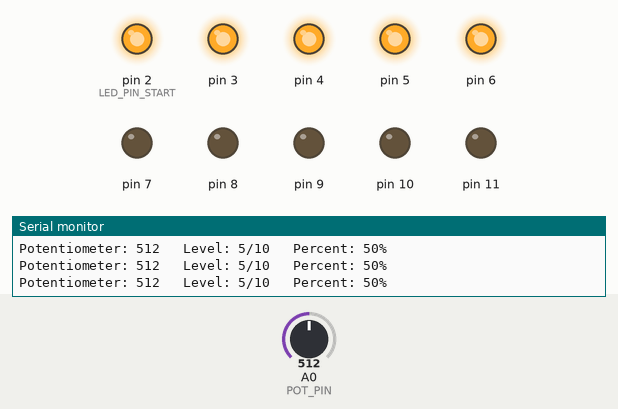
The sketch below on a simulated Arduino Uno, built with avr-gcc and run on an emulated ATmega328P. Shown: output pins drawn as LEDs (lit = HIGH), the last lines printed to the serial monitor. Inputs (shaded band) come from the test bench; at power-on: A0 (POT_PIN) = 512.

Above: at 1.2 s.
1.3 s: A0 (POT_PIN) set to 602
2.8 s: A0 (POT_PIN) set to 622
At 3.2 s:
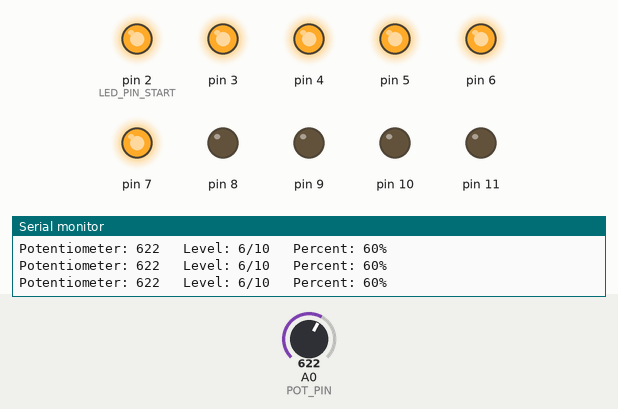
4.3 s: A0 (POT_PIN) set to 511
At 4.8 s:
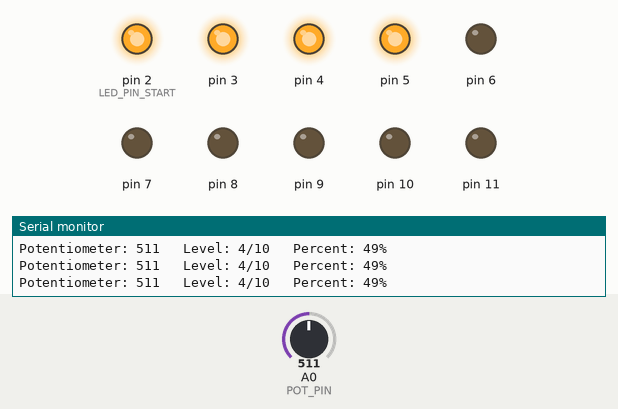
5.8 s: A0 (POT_PIN) set to 524
At 6.5 s:
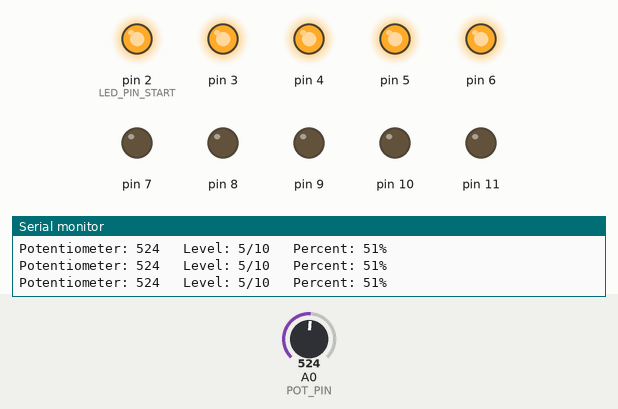
8.8 s: A0 (POT_PIN) set to 1011
At 9.9 s:
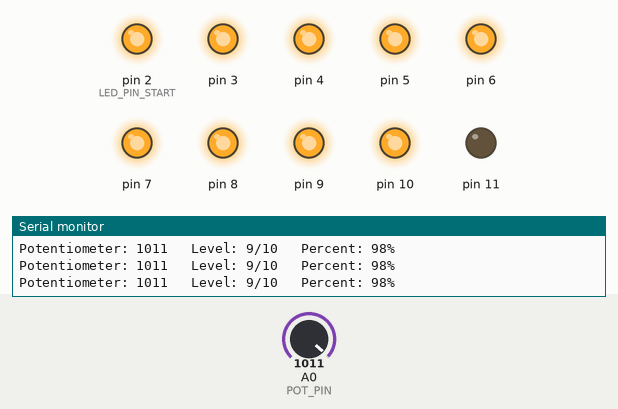
10.3 s: A0 (POT_PIN) set to 1023
At 11.6 s:
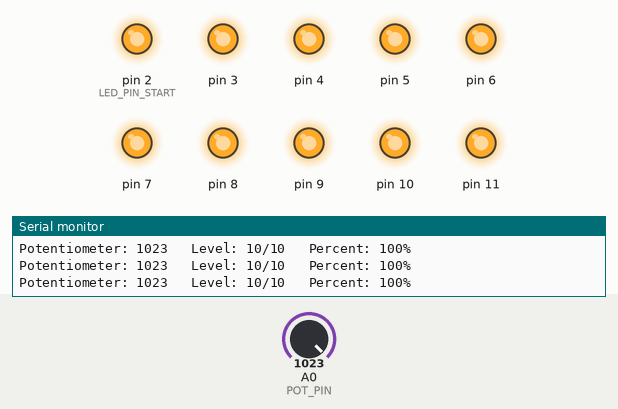
Timing chart, 0 to 12.8 s (numbered marks = the images above; inputs shaded):
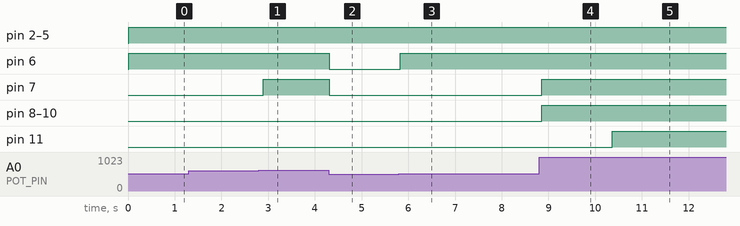

The sketch:

LED-Bar-Graph.ino
```cpp
// 014 - LED Bar Graph
// Board: Arduino Uno
// Wiring:
//   Potentiometer: one outer pin -> 5V, other outer pin -> GND, wiper (middle) -> A0
//   10 LEDs on pins 2-11, each through a 220 ohm resistor to GND
// Turn the potentiometer knob and the bar of LEDs grows and shrinks like a
// level meter while the Serial Monitor shows the value as a percentage.

const int POT_PIN = A0;          // Potentiometer wiper is on analog pin A0
const int LED_PIN_START = 2;     // First LED of the bar
const int LED_COUNT = 10;        // LEDs on pins 2,3,4,5,6,7,8,9,10,11
const unsigned long SAMPLE_MS = 100;  // Pause between readings (keeps output readable)

void setup() {
  // Configure every LED pin as an output using a loop and the base pin number
  for (int i = 0; i < LED_COUNT; i++) {
    pinMode(LED_PIN_START + i, OUTPUT);
    digitalWrite(LED_PIN_START + i, LOW);
  }

  Serial.begin(9600);
  Serial.println("=== LED Bar Graph ===");
  Serial.println("Turn the potentiometer to move the bar from 0% to 100%.");
}

void loop() {
  int sensorValue = analogRead(POT_PIN);              // 0 (fully down) to 1023 (fully up)

  // map() rescales one range into another:
  // 0-1023 becomes 0-10 lit LEDs and also 0-100 percent
  int litLeds = map(sensorValue, 0, 1023, 0, LED_COUNT);
  int percent = map(sensorValue, 0, 1023, 0, 100);

  // Light the first "litLeds" LEDs and switch the rest off
  for (int i = 0; i < LED_COUNT; i++) {
    if (i < litLeds) {
      digitalWrite(LED_PIN_START + i, HIGH);
    } else {
      digitalWrite(LED_PIN_START + i, LOW);
    }
  }

  // Show the raw reading, the bar level and the percentage
  Serial.print("Potentiometer: ");
  Serial.print(sensorValue);
  Serial.print("   Level: ");
  Serial.print(litLeds);
  Serial.print('/');
  Serial.print(LED_COUNT);
  Serial.print("   Percent: ");
  Serial.print(percent);
  Serial.println('%');

  delay(SAMPLE_MS);
}
```

Measured:
- the behaviour switches between 613 and 614 on A0 (POT_PIN) (found by bisection; images 0 and 1)
- the behaviour switches between 511 and 512 on A0 (POT_PIN) (found by bisection; images 2 and 3)
- the behaviour switches between 1022 and 1023 on A0 (POT_PIN) (found by bisection; images 4 and 5)
- after the input at 2.8 s, pin 7: LOW → HIGH after 0.09 s
- after the input at 4.3 s, pin 6, pin 7: HIGH → LOW at once
- after the input at 5.8 s, pin 6: LOW → HIGH at once
- after the input at 8.8 s, pin 7–10: LOW → HIGH after 0.05 s
- after the input at 10.3 s, pin 11: LOW → HIGH after 0.07 s
